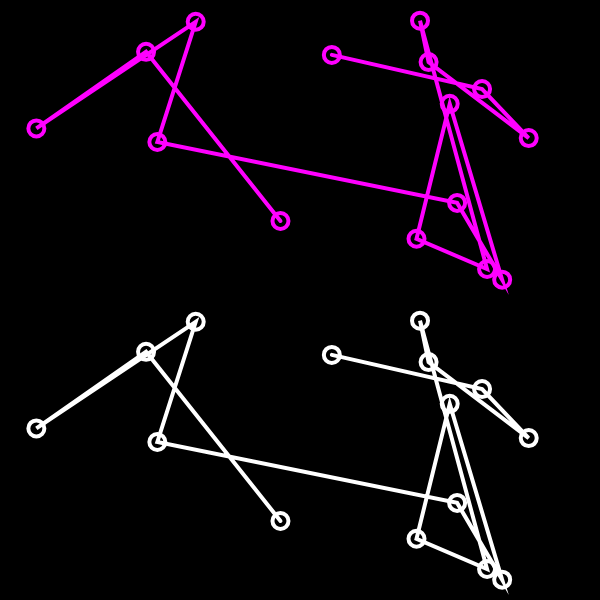
Frame 1 (no input)
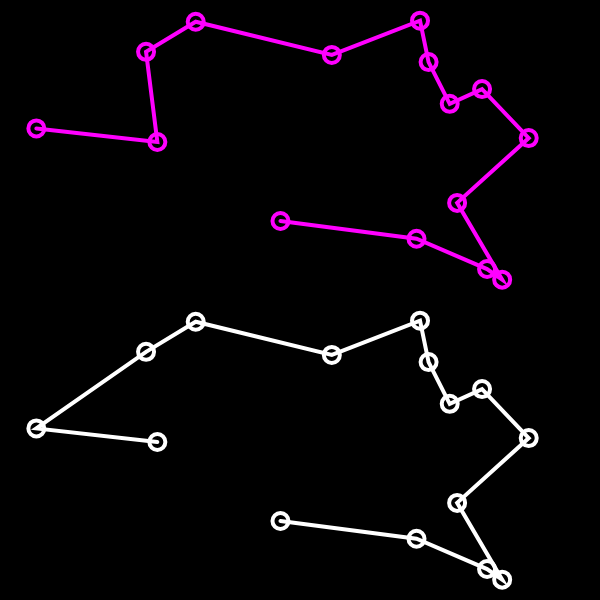
Frame 60 (no input)
Frame 120 (the mouse pressed at the canvas centre since frame 60): identical to frame 60, image omitted

The p5.js sketch that drew these frames (run headless with seeded random() and noise() and a simulated clock; from frame 60 on, the mouse is pressed at the canvas centre):

// p5.js sketch
// ── sketch.js
// globals
var nodes = [];
var population = [];
var fitness = [];

var recordDistance = Infinity;
var bestPath;
var currentBest;
var statusP;

// constant
const SCREEN_SIZE = 600;
const totalNodes = 15;
const popSize = 500;

// Setup
function setup() {
  createCanvas(SCREEN_SIZE, SCREEN_SIZE);
  let order = [];
  for(let i = 0; i < totalNodes; i++){
    let v = createVector(random(width), random(height/2));
    nodes[i] = v;
    order[i] = i;   
  }
  for(let i = 0; i < popSize; i++){
    population[i] = shuffle(order);
  }
  
  statusP = createP('').style('font-size', '32pt');
}
// Draw
function draw(){
  background(0);
  
  calculateFitness();
  normalizeFitness();
  nextGeneration();
  
  // connect the nodes
  stroke(255, 0, 255);
  strokeWeight(4);
  noFill();
  beginShape();
  for(let i = 0; i < bestPath.length; i++){
    let n = bestPath[i];
    vertex(nodes[n].x, nodes[n].y);
    ellipse(nodes[n].x, nodes[n].y, 16, 16);
  }
  endShape();
  
  // draw shortest path
  translate(0, height/2);
  stroke(255);
  strokeWeight(4);
  noFill();
  beginShape();
  for(let i = 0; i < currentBest.length; i++){
    let n = currentBest[i];
    vertex(nodes[n].x, nodes[n].y);
    ellipse(nodes[n].x, nodes[n].y, 16, 16)
  }
  endShape();
    
}

// swap nodes for shuffle
function swap(arr, i, j){
  let temp = arr[i];
  arr[i] = arr[j];
  arr[j] = temp;
}

// calc distance between nodes
function calcDistance(points, order){
  let sum = 0;
  for(let i = 0; i < order.length - 1; i++){
    let nodeAdex = order[i];
    let nodeA = points[nodeAdex];
    let nodeBdex = order[i+1];
    let nodeB = points[nodeBdex];
    let d = dist(nodeA.x, nodeA.y, nodeB.x, nodeB.y);
    sum += d;
  }
  return sum;
}

// ── ga.js
function calculateFitness(){
  let currentRecord = Infinity;
  for(let i = 0; i < population.length; i++){
    let d = calcDistance(nodes, population[i]);
    if(d < recordDistance){
      recordDistance = d;
      bestPath = population[i];
    }
    if(d < currentRecord){
      currentRecord = d;
      currentBest = population[i];
    }
    
    fitness[i] = 1 / (pow(d, 8) + 1);
  }
}

function normalizeFitness(){
  let sum = 0;
  for(let i = 0; i < fitness.length; i++){
    sum += fitness[i];
  }
  for(let i = 0; i < fitness.length; i++){
    fitness[i] = fitness[i] / sum;
  }
}

function nextGeneration(){
  let newPopulation = [];
  for(let i = 0; i < population.length; i++){
    let orderA = pickOne(population, fitness);
    let orderB = pickOne(population, fitness);
    let order = crossOver(orderA, orderB);
    mutate(order, 0.01);
    newPopulation[i] = order;
  }
  population = newPopulation;
}

function pickOne(list, prob){
  let index = 0;
  let r = random(1);
  
  while(r > 0){
    r = r - prob[index];
    index++;
  }
  index--;
  return list[index].slice();
}

function crossOver(orderA, orderB){
  let start = floor(random(orderA.length));
  let end = floor(random(start+1, orderA.length));
  let newOrder = orderA.slice(start, end);
  for(let i = 0; i < orderB.length; i++){
    let node = orderB[i];
    if(!newOrder.includes(node)){
      newOrder.push(node);
    }
  }
  return newOrder;
}

function mutate(order, mutationRate){
  for(let i = 0; i < totalNodes; i++){
    if(random(1) < mutationRate){
      let indexA = floor(random(order.length));
      let indexB = (indexA + 1) % totalNodes;
      swap(order, indexA, indexB);
    }
  }
}
